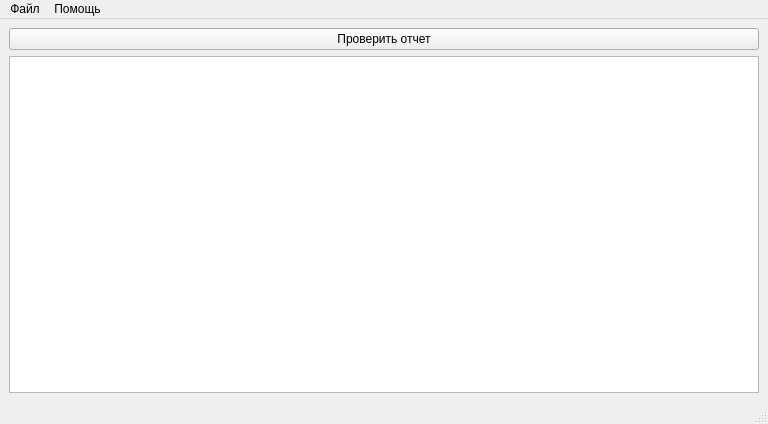
<?xml version="1.0" encoding="UTF-8"?>
<ui version="4.0">
 <class>MainWindow</class>
 <widget class="QMainWindow" name="MainWindow">
  <property name="geometry">
   <rect>
    <x>0</x>
    <y>0</y>
    <width>768</width>
    <height>424</height>
   </rect>
  </property>
  <property name="windowTitle">
   <string>MainWindow</string>
  </property>
  <widget class="QWidget" name="centralwidget">
   <layout class="QHBoxLayout" name="horizontalLayout_2">
    <item>
     <layout class="QVBoxLayout" name="verticalLayout">
      <item>
       <layout class="QHBoxLayout" name="horizontalLayout">
        <item>
         <widget class="QPushButton" name="pbtn_add_report">
          <property name="text">
           <string>Проверить отчет</string>
          </property>
         </widget>
        </item>
       </layout>
      </item>
      <item>
       <widget class="QTableWidget" name="tableWidget"/>
      </item>
     </layout>
    </item>
   </layout>
  </widget>
  <widget class="QMenuBar" name="menubar">
   <property name="geometry">
    <rect>
     <x>0</x>
     <y>0</y>
     <width>768</width>
     <height>21</height>
    </rect>
   </property>
   <widget class="QMenu" name="menu">
    <property name="title">
     <string>Файл</string>
    </property>
    <addaction name="action_save_to_excel"/>
   </widget>
   <widget class="QMenu" name="menu_2">
    <property name="title">
     <string>Помощь</string>
    </property>
    <addaction name="action_about_program"/>
   </widget>
   <addaction name="menu"/>
   <addaction name="menu_2"/>
  </widget>
  <widget class="QStatusBar" name="statusbar"/>
  <action name="action_about_program">
   <property name="text">
    <string>О программе</string>
   </property>
  </action>
  <action name="action_save_to_excel">
   <property name="text">
    <string>Сохранить в Excel</string>
   </property>
  </action>
 </widget>
 <resources/>
 <connections/>
</ui>
